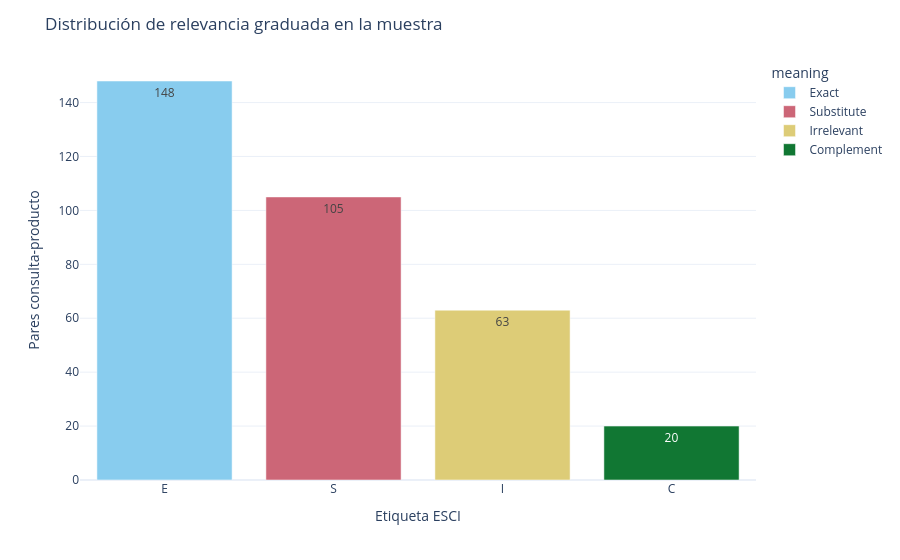

The notebook cell saved with this chart:
### Code cell
label_figure = px.bar(
    label_summary,
    x="label",
    y="pairs",
    color="meaning",
    text="pairs",
    color_discrete_sequence=px.colors.qualitative.Safe,
)
label_figure.update_layout(
    title="Distribución de relevancia graduada en la muestra",
    xaxis_title="Etiqueta ESCI",
    yaxis_title="Pares consulta-producto",
)
label_figure.show()

### Figure 1 — Plotly figure (JSON) as saved in the notebook; plotly's stock layout.template omitted (floating-point values rounded to 4 significant figures)
{"data": [{"hovertemplate": "meaning=Exact<br>label=%{x}<br>pairs=%{text}<extra></extra>", "legendgroup": "Exact", "marker": {"color": "rgb(136, 204, 238)", "pattern": {"shape": ""}}, "name": "Exact", "orientation": "v", "showlegend": true, "text": [148.0], "textposition": "auto", "type": "bar", "x": ["E"], "xaxis": "x", "y": [148], "yaxis": "y"}, {"hovertemplate": "meaning=Substitute<br>label=%{x}<br>pairs=%{text}<extra></extra>", "legendgroup": "Substitute", "marker": {"color": "rgb(204, 102, 119)", "pattern": {"shape": ""}}, "name": "Substitute", "orientation": "v", "showlegend": true, "text": [105.0], "textposition": "auto", "type": "bar", "x": ["S"], "xaxis": "x", "y": [105], "yaxis": "y"}, {"hovertemplate": "meaning=Irrelevant<br>label=%{x}<br>pairs=%{text}<extra></extra>", "legendgroup": "Irrelevant", "marker": {"color": "rgb(221, 204, 119)", "pattern": {"shape": ""}}, "name": "Irrelevant", "orientation": "v", "showlegend": true, "text": [63.0], "textposition": "auto", "type": "bar", "x": ["I"], "xaxis": "x", "y": [63], "yaxis": "y"}, {"hovertemplate": "meaning=Complement<br>label=%{x}<br>pairs=%{text}<extra></extra>", "legendgroup": "Complement", "marker": {"color": "rgb(17, 119, 51)", "pattern": {"shape": ""}}, "name": "Complement", "orientation": "v", "showlegend": true, "text": [20.0], "textposition": "auto", "type": "bar", "x": ["C"], "xaxis": "x", "y": [20], "yaxis": "y"}], "layout": {"barmode": "relative", "legend": {"title": {"text": "meaning"}, "tracegroupgap": 0}, "margin": {"t": 60}, "title": {"text": "Distribución de relevancia graduada en la muestra"}, "xaxis": {"anchor": "y", "domain": [0, 1], "title": {"text": "Etiqueta ESCI"}}, "yaxis": {"anchor": "x", "domain": [0, 1], "title": {"text": "Pares consulta-producto"}}}}
